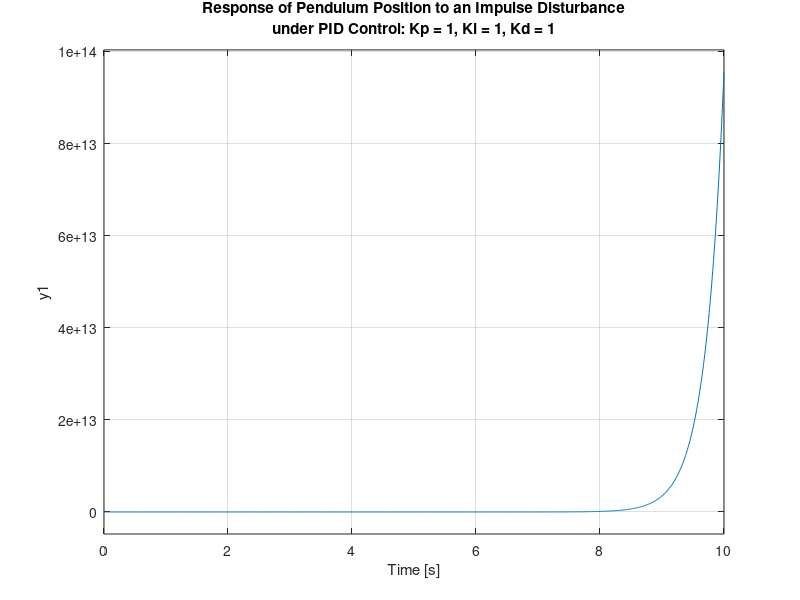
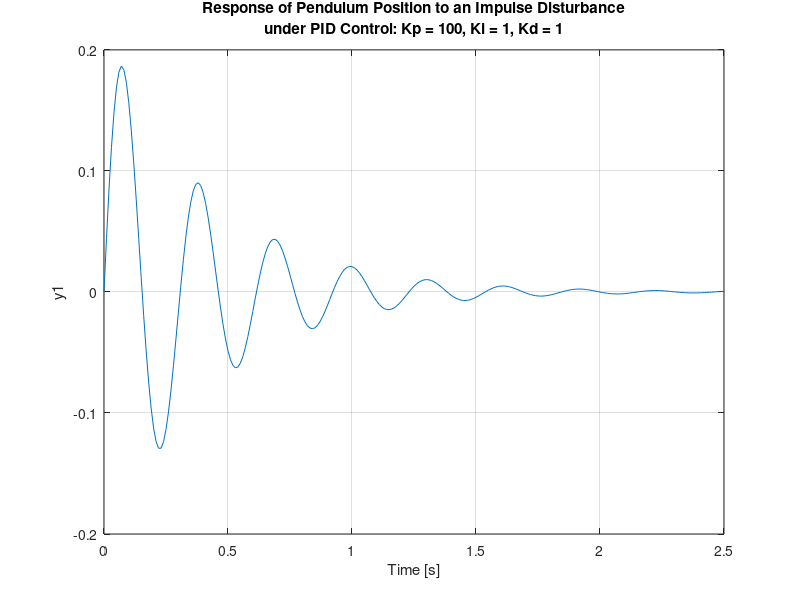
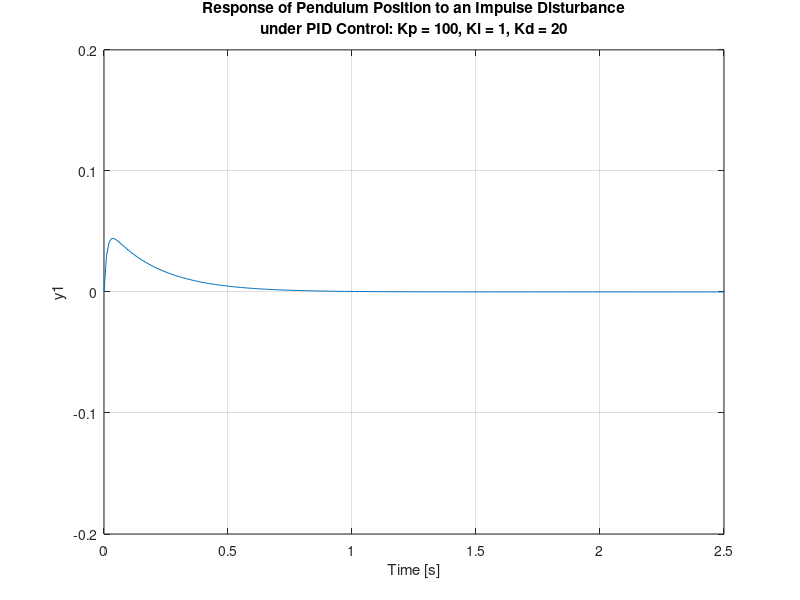
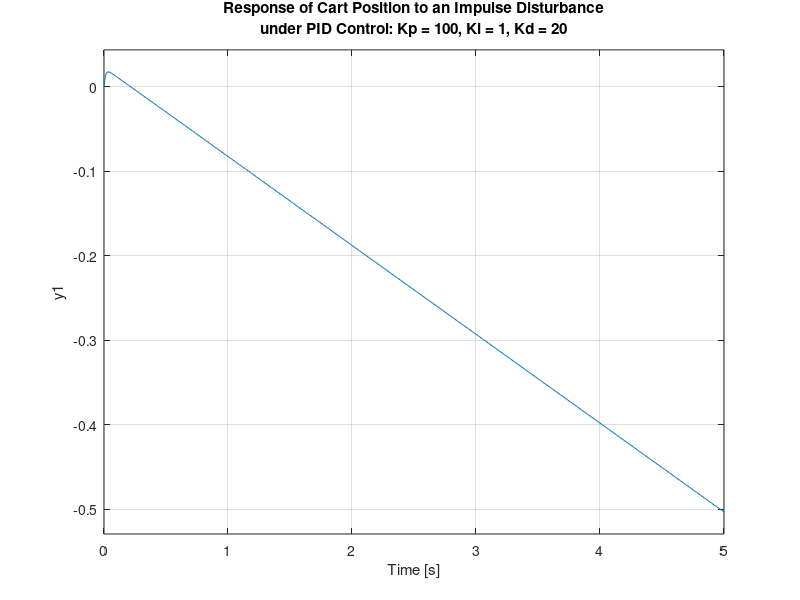

Recreate these plots in MATLAB, in order.
clc;clear;
close all;
M = 0.5;
m = 0.2;
b = 0.1;
I = 0.006;
g = 9.8;
l = 0.3;
q = (M+m)*(I+m*l^2)-(m*l)^2;
%transfer function
s = tf('s');
P_pend = (m*l*s/q)/(s^3 + (b*(I + m*l^2))*s^2/q - ((M + m)*m*g*l)*s/q - b*m*g*l/q);
%pid control
Kp = 1;
Ki = 1;
Kd = 1;
C = pid(Kp,Ki,Kd);
T = feedback(P_pend,C);

t=0:0.01:10;
figure(1);
impulse(T,t)
title({'Response of Pendulum Position to an Impulse Disturbance';'under PID Control: Kp = 1, Ki = 1, Kd = 1'});

%adding proportional gain
Kp = 100;
Ki = 1;
Kd = 1;
C = pid(Kp,Ki,Kd);
T = feedback(P_pend,C);
t=0:0.01:10;
figure(2);
impulse(T,t)
axis([0, 2.5, -0.2, 0.2]);
title({'Response of Pendulum Position to an Impulse Disturbance';'under PID Control: Kp = 100, Ki = 1, Kd = 1'});

Kp = 100;
Ki = 1;
Kd = 20;
C = pid(Kp,Ki,Kd);
T = feedback(P_pend,C);
t=0:0.01:10;
figure(3);
impulse(T,t)
axis([0, 2.5, -0.2, 0.2]);
title({'Response of Pendulum Position to an Impulse Disturbance';'under PID Control: Kp = 100, Ki = 1, Kd = 20'});

P_cart = (((I+m*l^2)/q)*s^2 - (m*g*l/q))/(s^4 + (b*(I + m*l^2))*s^3/q - ((M + m)*m*g*l)*s^2/q - b*m*g*l*s/q);
T2 = feedback(1,P_pend*C)*P_cart;
t = 0:0.01:5;
figure(4);
impulse(T2, t);
title({'Response of Cart Position to an Impulse Disturbance';'under PID Control: Kp = 100, Ki = 1, Kd = 20'});